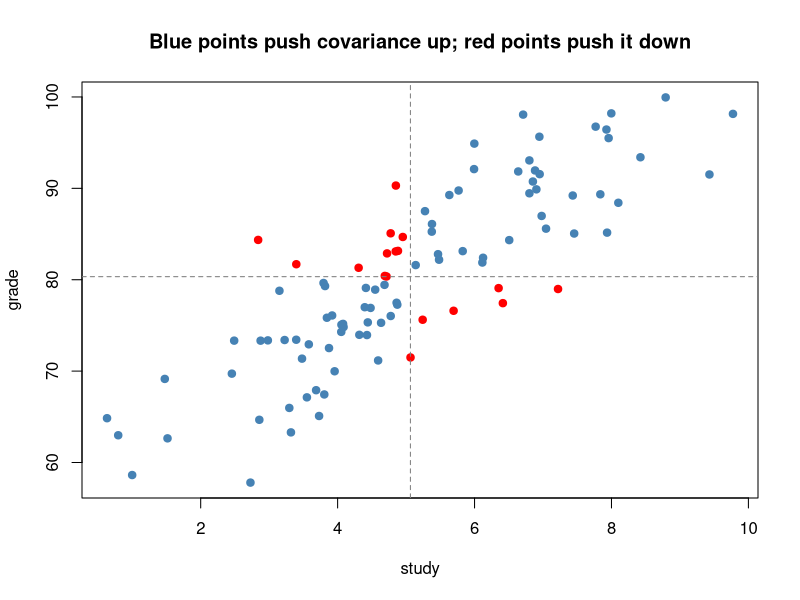
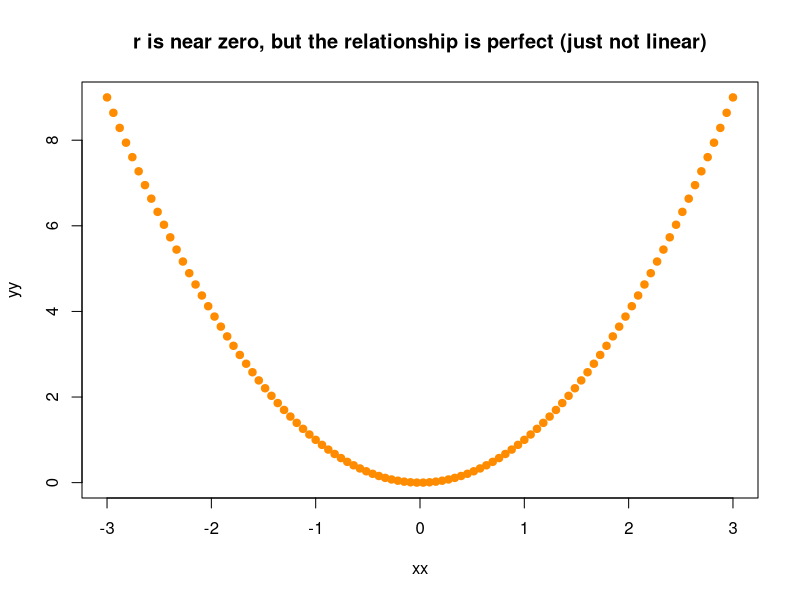
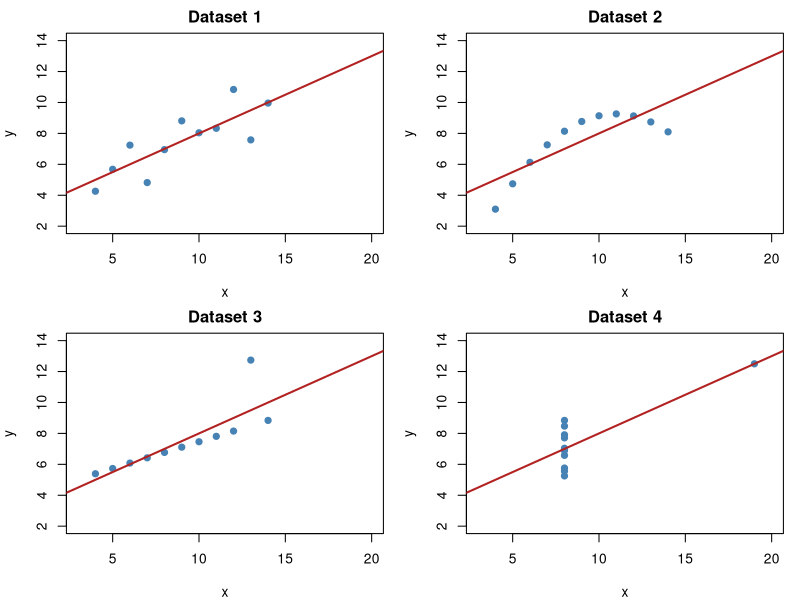
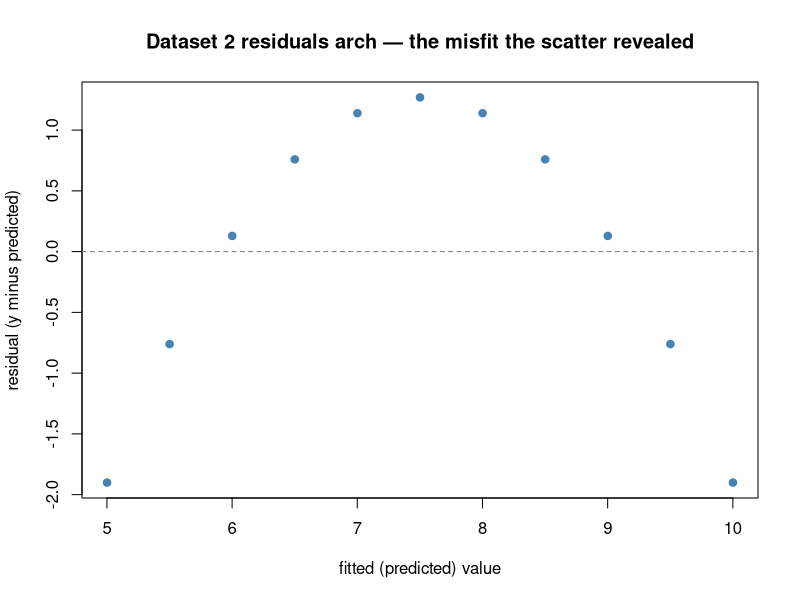

Here is the R script that generated these plots, in order:
## ---- chunk 1
set.seed(5)
study  <- rnorm(100, 5, 2)
grade  <- 60 + 4 * study + rnorm(100, 0, 5)    # grade rises with study

# by hand:
cov_hand <- sum((study - mean(study)) * (grade - mean(grade))) / (length(study) - 1)
c(by_hand = cov_hand, r_cov = cov(study, grade))   # match
## ---- chunk 2
sign_prod <- (study - mean(study)) * (grade - mean(grade))
plot(study, grade, pch = 19, col = ifelse(sign_prod > 0, "steelblue", "red"),
     main = "Blue points push covariance up; red points push it down")
abline(v = mean(study), h = mean(grade), lty = 2, col = "grey50")
## ---- chunk 3
r_hand <- cov(study, grade) / (sd(study) * sd(grade))
c(by_hand = r_hand, r_cor = cor(study, grade))     # match
## ---- chunk 4
# a perfect U-shape: strong relationship, ~zero correlation
xx <- seq(-3, 3, length.out = 100)
yy <- xx^2
c(correlation = round(cor(xx, yy), 3))    # ~0, yet Y is completely determined by X!
plot(xx, yy, pch = 19, col = "darkorange",
     main = "r is near zero, but the relationship is perfect (just not linear)")
## ---- chunk 5
a <- anscombe
sapply(1:4, function(i) round(cor(a[[paste0("x", i)]], a[[paste0("y", i)]]), 3))
## ---- chunk 6
#| fig-cap: "Anscombe's quartet: identical means, variances, correlation, and regression line — but four different stories."
#| fig-height: 6
op <- par(mfrow = c(2, 2), mar = c(4, 4, 2, 1))
for (i in 1:4) {
  x <- a[[paste0("x", i)]]; y <- a[[paste0("y", i)]]
  plot(x, y, pch = 19, col = "steelblue", xlim = c(3, 20), ylim = c(2, 14),
       main = paste("Dataset", i), xlab = "x", ylab = "y")
  abline(lm(y ~ x), col = "firebrick", lwd = 2)   # the SAME line every time
}
par(op)
## ---- chunk 7
#| fig-height: 3.4
m2 <- lm(y2 ~ x2, data = anscombe)
plot(fitted(m2), resid(m2), pch = 19, col = "steelblue",
     xlab = "fitted (predicted) value", ylab = "residual (y minus predicted)",
     main = "Dataset 2 residuals arch — the misfit the scatter revealed")
abline(h = 0, lty = 2, col = "grey50")
## ---- chunk 8
set.seed(2); n <- 1000
x <- rnorm(n)
y <- 0.6 * x + rnorm(n, sd = 0.8)                  # a real relationship
mid <- x > -0.5 & x < 0.5                           # keep only a narrow band of x
c(full_range       = round(cor(x, y), 2),
  restricted_range = round(cor(x[mid], y[mid]), 2))
## ---- chunk 9
b_from_cov <- cov(study, grade) / var(study)
c(cov_over_var = b_from_cov, lm_slope = coef(lm(grade ~ study))[["study"]])
